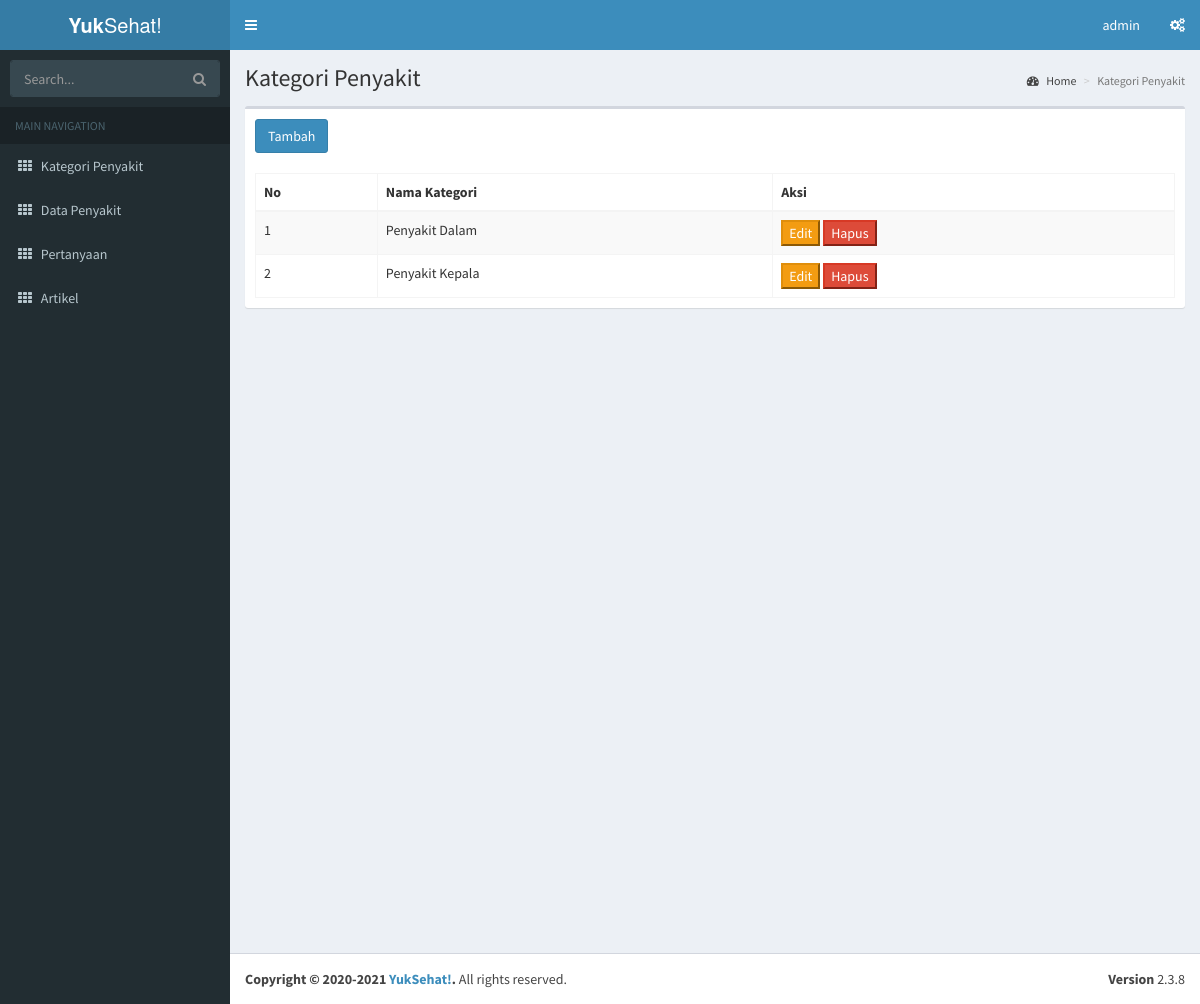
Screenshot of /cms/kategori/index.php (signed in) with the database file from the repository.
### tables this page shows
CREATE TABLE `kategori` (
  `id` int(11) NOT NULL,
  `kategori_nama` varchar(255) NOT NULL,
  `tgl` date NOT NULL
);

### cms/kategori/index.php (the view)
<?php
    include '../template/header.php';
?>
<div class="content-wrapper">
    <section class="content-header">
      <h1>
        Kategori Penyakit
      </h1>
      <ol class="breadcrumb">
        <li><a href="#"><i class="fa fa-dashboard"></i> Home</a></li>
        <li class="active">Kategori Penyakit</li>
      </ol>
    </section>
    <section class="content">
      <div class="row">
        <div class="col-xs-12">
          <div class="box">
            <div class="box-header">
              <h3 class="box-title"><a href="add.php"><button class="btn btn-block btn-primary">Tambah</button></a></h3>
            </div>
            <div class="box-body">
                <table id="example1" class="table table-bordered table-striped">
                    <thead>
                        <tr>
                            <th>No</th>
                            <th>Nama Kategori</th>
                            <th>Aksi</th>
                        </tr>
                    </thead>
                    <tbody>
                    <?php
                        $no = 1;
                        $sql = "select * from kategori";
                        $res = mysqli_query($koneksi, $sql);
                        while($data = mysqli_fetch_array($res)){
                    ?>
                        <tr>
                            <td><?php echo $no; ?></td>
                            <td><?php echo $data['kategori_nama']; ?>
                            </td>
                            <td>
                                <a href="edit.php?id=<?php echo $data['id'];?>"><button class="btn-warning">Edit</button></a>
                                <a href="delete.php?id=<?php echo $data['id'];?>"><button class="btn-danger">Hapus</button></a>
                            </td>
                        </tr>
                    <?php
                        $no++;
                        }
                    ?>
                    </tbody>
                </table>
            </div>
          </div>
        </div>
      </div>
    </section>
</div>
<?php
    include '../template/footer.php';
?>

### rows the page displays
kategori: kategori_nama "Penyakit Dalam"
kategori: kategori_nama "Penyakit Kepala"

### other values shown
$_SESSION['username'] "admin"
